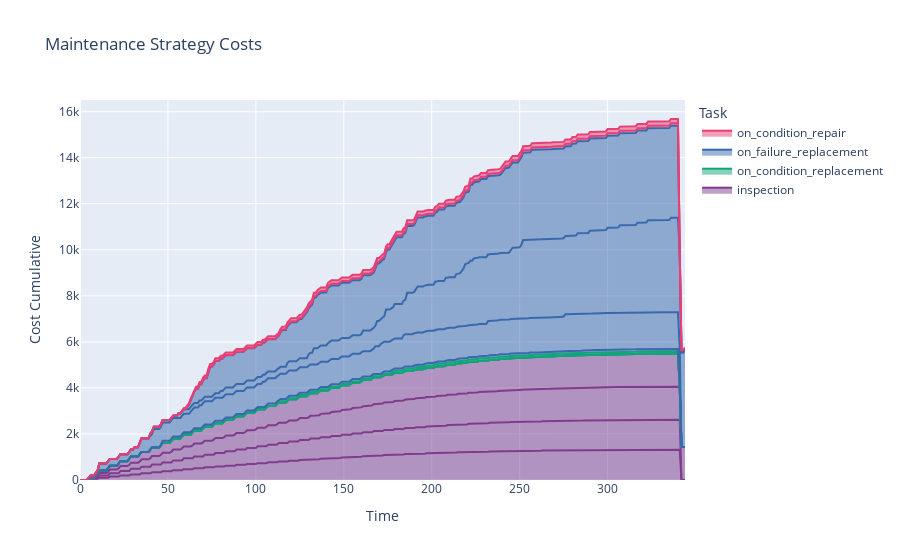

Notebook source saved alongside this figure:
### Code cell
comp.mc_timeline(10000)
update_cost_fig(comp)

### Figure 1 — Plotly figure (JSON) as saved in the notebook; plotly's stock layout.template omitted (floating-point values rounded to 4 significant figures; data arrays with more than 128 entries replaced by an {"elided": "..."} marker saying what was removed)
{"data": [{"hovertemplate": "Task=inspection<br>Failure Mode=early_life<br>Time=%{x}<br>Cost Cumulative=%{y}<extra></extra>", "legendgroup": "inspection", "line": {"color": "rgb(127, 60, 141)"}, "mode": "lines", "name": "inspection", "orientation": "v", "showlegend": true, "stackgroup": "1", "type": "scatter", "x": {"elided": "342 int values"}, "xaxis": "x", "y": {"elided": "342 int values"}, "yaxis": "y"}, {"hovertemplate": "Task=inspection<br>Failure Mode=random<br>Time=%{x}<br>Cost Cumulative=%{y}<extra></extra>", "legendgroup": "inspection", "line": {"color": "rgb(127, 60, 141)"}, "mode": "lines", "name": "inspection", "orientation": "v", "showlegend": false, "stackgroup": "1", "type": "scatter", "x": {"elided": "342 int values"}, "xaxis": "x", "y": {"elided": "342 int values"}, "yaxis": "y"}, {"hovertemplate": "Task=inspection<br>Failure Mode=slow_aging<br>Time=%{x}<br>Cost Cumulative=%{y}<extra></extra>", "legendgroup": "inspection", "line": {"color": "rgb(127, 60, 141)"}, "mode": "lines", "name": "inspection", "orientation": "v", "showlegend": false, "stackgroup": "1", "type": "scatter", "x": {"elided": "345 int values"}, "xaxis": "x", "y": {"elided": "345 int values"}, "yaxis": "y"}, {"hovertemplate": "Task=inspection<br>Failure Mode=fast_aging<br>Time=%{x}<br>Cost Cumulative=%{y}<extra></extra>", "legendgroup": "inspection", "line": {"color": "rgb(127, 60, 141)"}, "mode": "lines", "name": "inspection", "orientation": "v", "showlegend": false, "stackgroup": "1", "type": "scatter", "x": {"elided": "341 int values"}, "xaxis": "x", "y": {"elided": "341 int values"}, "yaxis": "y"}, {"hovertemplate": "Task=on_condition_replacement<br>Failure Mode=early_life<br>Time=%{x}<br>Cost Cumulative=%{y}<extra></extra>", "legendgroup": "on_condition_replacement", "line": {"color": "rgb(17, 165, 121)"}, "mode": "lines", "name": "on_condition_replacement", "orientation": "v", "showlegend": true, "stackgroup": "1", "type": "scatter", "x": {"elided": "342 int values"}, "xaxis": "x", "y": {"elided": "342 int values"}, "yaxis": "y"}, {"hovertemplate": "Task=on_condition_replacement<br>Failure Mode=random<br>Time=%{x}<br>Cost Cumulative=%{y}<extra></extra>", "legendgroup": "on_condition_replacement", "line": {"color": "rgb(17, 165, 121)"}, "mode": "lines", "name": "on_condition_replacement", "orientation": "v", "showlegend": false, "stackgroup": "1", "type": "scatter", "x": {"elided": "342 int values"}, "xaxis": "x", "y": {"elided": "342 int values"}, "yaxis": "y"}, {"hovertemplate": "Task=on_condition_replacement<br>Failure Mode=slow_aging<br>Time=%{x}<br>Cost Cumulative=%{y}<extra></extra>", "legendgroup": "on_condition_replacement", "line": {"color": "rgb(17, 165, 121)"}, "mode": "lines", "name": "on_condition_replacement", "orientation": "v", "showlegend": false, "stackgroup": "1", "type": "scatter", "x": {"elided": "345 int values"}, "xaxis": "x", "y": {"elided": "345 int values"}, "yaxis": "y"}, {"hovertemplate": "Task=on_condition_replacement<br>Failure Mode=fast_aging<br>Time=%{x}<br>Cost Cumulative=%{y}<extra></extra>", "legendgroup": "on_condition_replacement", "line": {"color": "rgb(17, 165, 121)"}, "mode": "lines", "name": "on_condition_replacement", "orientation": "v", "showlegend": false, "stackgroup": "1", "type": "scatter", "x": {"elided": "341 int values"}, "xaxis": "x", "y": {"elided": "341 int values"}, "yaxis": "y"}, {"hovertemplate": "Task=on_failure_replacement<br>Failure Mode=early_life<br>Time=%{x}<br>Cost Cumulative=%{y}<extra></extra>", "legendgroup": "on_failure_replacement", "line": {"color": "rgb(57, 105, 172)"}, "mode": "lines", "name": "on_failure_replacement", "orientation": "v", "showlegend": true, "stackgroup": "1", "type": "scatter", "x": {"elided": "342 int values"}, "xaxis": "x", "y": {"elided": "342 int values"}, "yaxis": "y"}, {"hovertemplate": "Task=on_failure_replacement<br>Failure Mode=random<br>Time=%{x}<br>Cost Cumulative=%{y}<extra></extra>", "legendgroup": "on_failure_replacement", "line": {"color": "rgb(57, 105, 172)"}, "mode": "lines", "name": "on_failure_replacement", "orientation": "v", "showlegend": false, "stackgroup": "1", "type": "scatter", "x": {"elided": "342 int values"}, "xaxis": "x", "y": {"elided": "342 int values"}, "yaxis": "y"}, {"hovertemplate": "Task=on_failure_replacement<br>Failure Mode=slow_aging<br>Time=%{x}<br>Cost Cumulative=%{y}<extra></extra>", "legendgroup": "on_failure_replacement", "line": {"color": "rgb(57, 105, 172)"}, "mode": "lines", "name": "on_failure_replacement", "orientation": "v", "showlegend": false, "stackgroup": "1", "type": "scatter", "x": {"elided": "345 int values"}, "xaxis": "x", "y": {"elided": "345 int values"}, "yaxis": "y"}, {"hovertemplate": "Task=on_failure_replacement<br>Failure Mode=fast_aging<br>Time=%{x}<br>Cost Cumulative=%{y}<extra></extra>", "legendgroup": "on_failure_replacement", "line": {"color": "rgb(57, 105, 172)"}, "mode": "lines", "name": "on_failure_replacement", "orientation": "v", "showlegend": false, "stackgroup": "1", "type": "scatter", "x": {"elided": "341 int values"}, "xaxis": "x", "y": {"elided": "341 int values"}, "yaxis": "y"}, {"hovertemplate": "Task=on_condition_repair<br>Failure Mode=slow_aging<br>Time=%{x}<br>Cost Cumulative=%{y}<extra></extra>", "legendgroup": "on_condition_repair", "line": {"color": "rgb(231, 63, 116)"}, "mode": "lines", "name": "on_condition_repair", "orientation": "v", "showlegend": true, "stackgroup": "1", "type": "scatter", "x": {"elided": "345 int values"}, "xaxis": "x", "y": {"elided": "345 int values"}, "yaxis": "y"}, {"hovertemplate": "Task=on_condition_repair<br>Failure Mode=fast_aging<br>Time=%{x}<br>Cost Cumulative=%{y}<extra></extra>", "legendgroup": "on_condition_repair", "line": {"color": "rgb(231, 63, 116)"}, "mode": "lines", "name": "on_condition_repair", "orientation": "v", "showlegend": false, "stackgroup": "1", "type": "scatter", "x": {"elided": "341 int values"}, "xaxis": "x", "y": {"elided": "341 int values"}, "yaxis": "y"}], "layout": {"legend": {"title": {"text": "Task"}, "tracegroupgap": 0, "traceorder": "reversed"}, "title": {"text": "Maintenance Strategy Costs"}, "xaxis": {"anchor": "y", "automargin": true, "domain": [0, 1], "title": {"text": "Time"}}, "yaxis": {"anchor": "x", "automargin": true, "domain": [0, 1], "title": {"text": "Cost Cumulative"}}}}
